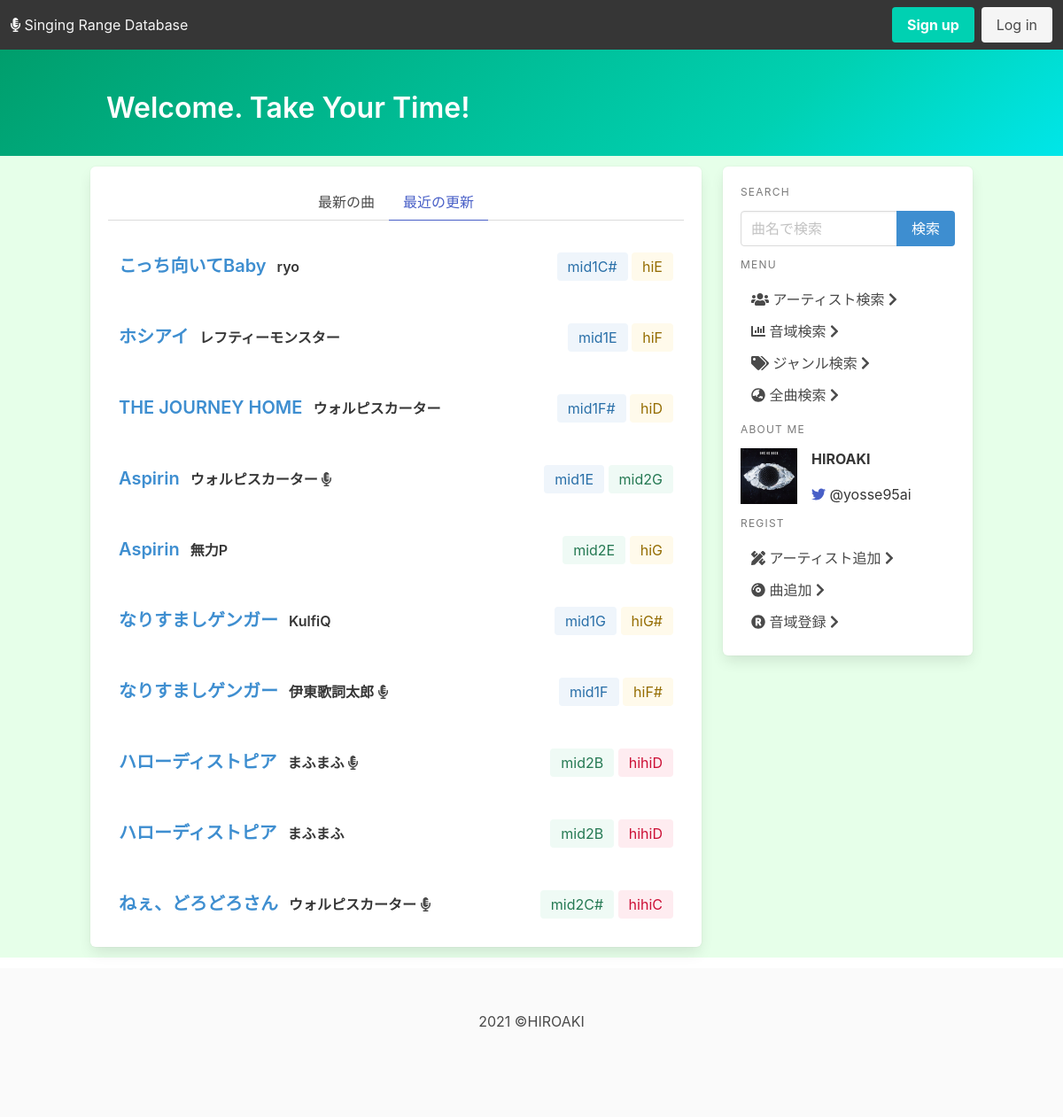
The page /ranges/ on the database its author committed.
### ranges/models.py (models this page shows, shortened)
class Range(models.Model):
    song = models.ForeignKey(
        Song, on_delete=models.CASCADE, to_field="song_id", related_name="song")
    artist = models.ForeignKey(
        Artist, on_delete=models.CASCADE, to_field="artist_id", related_name="artist")
    performer = models.ManyToManyField(Artist, related_name="performer_name")
    lowest_note = models.ForeignKey(
        Note, on_delete=models.CASCADE, to_field="note_id", related_name="low_note")
    highest_note = models.ForeignKey(
        Note, on_delete=models.CASCADE, to_field="note_id", related_name="high_note")
    fake_note = models.ForeignKey(
        Note, on_delete=models.CASCADE, to_field="note_id", related_name="fake_note", null=True, blank=True)
    genre = models.ForeignKey(Genre, on_delete=models.CASCADE)
    release_date = models.DateTimeField('date released', null=True, blank=True)
    pub_date = models.DateTimeField(default=timezone.now())
    latest_update = models.DateTimeField('date update lately', auto_now=True)
    origin = models.BooleanField('is original', default=True)
    class Meta:
        unique_together = ['song', 'artist', 'origin']

class Song(models.Model):
    class Meta:
        ordering = ('song_name',)
    song_id = models.AutoField(primary_key=True)
    song_name = models.CharField("Tilte", max_length=100)
    lyricist = models.ManyToManyField(Artist, related_name="lyricist_name")
    composer = models.ManyToManyField(Artist, related_name="composer_name")
    arranger = models.ManyToManyField(
        Artist, related_name="arranger_name", blank=True)
    def get_composer(self):
        return "\n".join([a.artist_name for a in self.composer.all()])
    def get_lyricist(self):
        return "\n".join([a.artist_name for a in self.lyricist.all()])
    def get_arranger(self):
        return "\n".join([a.artist_name for a in self.arranger.all()])
    get_lyricist.short_description = 'Lyricist'
    get_composer.short_description = 'Composer'
    get_arranger.short_description = 'Arranger'

class Artist(models.Model):
    artist_id = models.CharField(max_length=10, primary_key=True)
    artist_name = models.CharField("Artist's name", max_length=50)
    affiliation = models.ManyToManyField(
        "self",related_name="affiliation", blank=True)
    class Meta:
        ordering = ('artist_name', )

class Note(models.Model):
    note_id = models.CharField(max_length=5, primary_key=True)
    note_name = models.CharField(max_length=50)
    def __str__(self):
        return self.note_name

### ranges/views.py (the view)
# urls.py: path('', views.index, name='index'),
def index(request):
    pub_list = Range.objects.order_by('-latest_update')[:10]
    release_list = Range.objects.order_by('-release_date')[:10]
    context = {
        'pub_list': pub_list,
        'release_list': release_list
    }
    return render(request, 'ranges/index.html', context)

### ranges/templatetags/note_control.py (called while the page is built)
@register.filter
def color(pk):
    if pk.startswith('H4'):
        return 'is-dark'
    elif pk.startswith('H3'):
        return 'is-danger '
    elif pk.startswith('H2'):
        return 'is-danger is-light'
    elif pk.startswith('H1'):
        return 'is-warning is-light'
    elif pk.startswith('M2'):
        return 'is-success is-light'
    elif pk.startswith('M1'):
        return 'is-info is-light'
    elif pk.startswith('L1'):
        return 'is-link is-light'
    elif pk.startswith('L2'):
        return 'is-link'
    elif pk.startswith('L3'):
        return 'is-link is-dark'
    elif pk.startswith('L4'):
        return 'is-link is-black'
    else:
        return 'is-light'

### ranges/templates/ranges/index.html (shortened to what this page needs)
{% extends './base.html' %}
{% load note_control %}
{% block page_name %}Welcome. Take Your Time!{% endblock page_name %}
{% block content %}
<div class="box">
    <div class="tabs is-centered">
        <ul>
            <li class="tab"><a>最新の曲</a></li>
            <li class="tab is-active"><a>最近の更新</a></li>
        </ul>
    </div>
    {% if pub_list %}
    <section class="panel-content is-show">
        {% for range in pub_list %}
        <div class="columns level is-gapless">
            <div class="level-left">
                <div class="column">
                    <a href="{% url 'ranges:detail' range.artist.pk range.song.pk range.origin %}"
                        class="title is-5 has-text-info">{{ range.song.song_name }}</a>
                </div>
                <div class="columns is-mobile">
                    <div class="column">
                        <a href="{% url 'ranges:detail_artist' range.artist.pk %}"
                            class="title is-6">{{ range.artist.artist_name }}</a>
                        {% if not range.origin %}
                        <i class="fas fa-microphone-alt"></i>
                        {% endif %}
                    </div>
                </div>
            </div>
            <div class="level-right">
                <div class="column tags are-medium">
                    <a href="{% url 'ranges:result_range' range.lowest_note.pk %}">
                        <div class="tag {{ range.lowest_note.pk | color }}">
                            {{ range.lowest_note }}
                        </div>
                    </a>
                    <a href="{% url 'ranges:result_range' range.highest_note.pk %}">
                        <div class="tag {{ range.highest_note.pk | color }}">
                            {{ range.highest_note }}
                        </div>
                    </a>
                </div>
            </div>
        </div>
        {% endfor %}
    </section>
    {% else %}
    <h1 class=" has-text-danger title">データベースが空です！</h1>
    {% endif %}
</div>
{% endblock content %}

### ranges/static/style/style.css (style rules this page uses)
.panel-content { display: none }
.panel-content.is-show { display: block; }

### rows shown on the page
Range: song.song_name "こっち向いてBaby", artist.artist_name "ryo", lowest_note "mid1C#", highest_note "hiE"
Range: song.song_name "ホシアイ", artist.artist_name "レフティーモンスター", lowest_note "mid1E", highest_note "hiF"
Range: song.song_name "THE JOURNEY HOME", artist.artist_name "ウォルピスカーター", lowest_note "mid1F#", highest_note "hiD"
Range: song.song_name "Aspirin", artist.artist_name "ウォルピスカーター", origin False (drawn), lowest_note "mid1E", highest_note "mid2G"
Range: song.song_name "Aspirin", artist.artist_name "無力P", lowest_note "mid2E", highest_note "hiG"
Range: song.song_name "なりすましゲンガー", artist.artist_name "KulfiQ", lowest_note "mid1G", highest_note "hiG#"
Range: song.song_name "なりすましゲンガー", artist.artist_name "伊東歌詞太郎", origin False (drawn), lowest_note "mid1F", highest_note "hiF#"
Range: song.song_name "ハローディストピア", artist.artist_name "まふまふ", origin False (drawn), lowest_note "mid2B", highest_note "hihiD"
Range: song.song_name "ハローディストピア", artist.artist_name "まふまふ", lowest_note "mid2B", highest_note "hihiD"
Range: song.song_name "ねぇ、どろどろさん", artist.artist_name "ウォルピスカーター", origin False (drawn), lowest_note "mid2C#", highest_note "hihiC"
